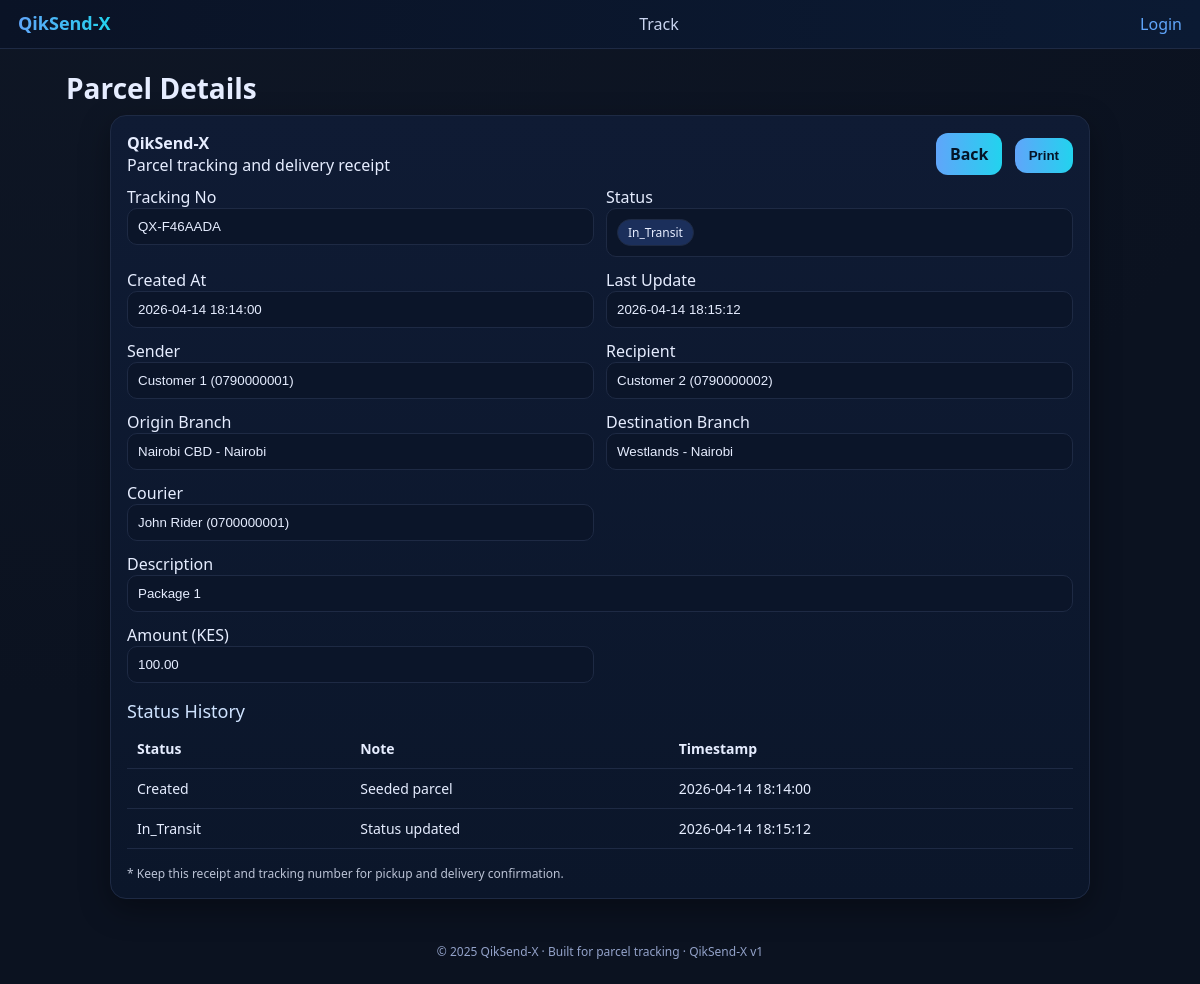
Before: /parcels/1 with the older database file.
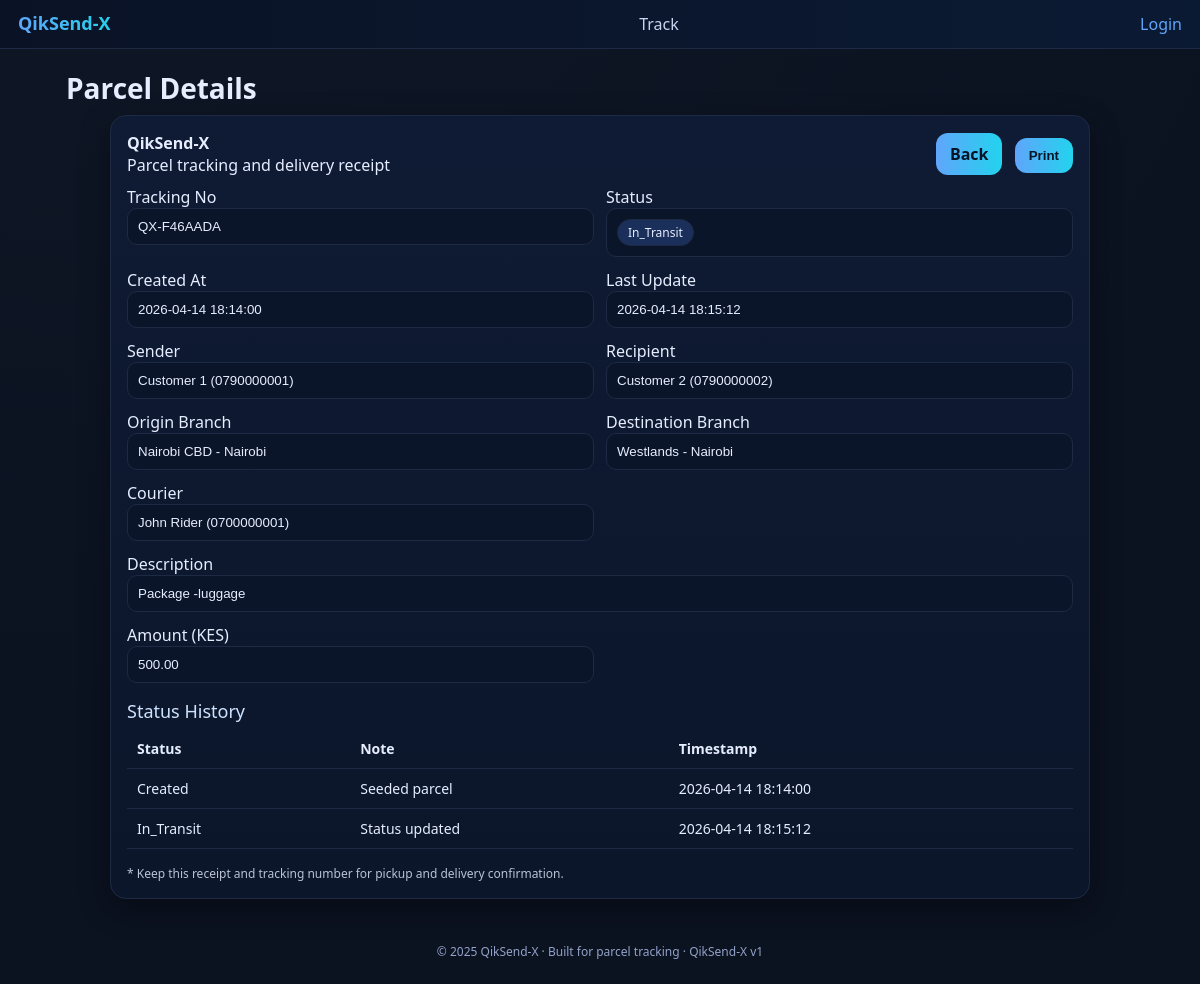
After: the same page with the newer database file.
### app.py (models this page shows)
class Parcel(db.Model):
    id = db.Column(db.Integer, primary_key=True)
    tracking_code = db.Column(db.String(50), unique=True, nullable=False)
    sender_id = db.Column(db.Integer, db.ForeignKey("customer.id"))
    recipient_id = db.Column(db.Integer, db.ForeignKey("customer.id"))
    origin_branch_id = db.Column(db.Integer, db.ForeignKey("branch.id"))
    destination_branch_id = db.Column(db.Integer, db.ForeignKey("branch.id"))
    courier_id = db.Column(db.Integer, db.ForeignKey("courier.id"), nullable=True)
    description = db.Column(db.String(255))
    amount = db.Column(db.Float, default=0)
    status = db.Column(db.String(20), default="Created")
    created_at = db.Column(db.DateTime, default=datetime.utcnow)

class Customer(db.Model):
    id = db.Column(db.Integer, primary_key=True)
    name = db.Column(db.String(100))
    phone = db.Column(db.String(20))
    created_at = db.Column(db.DateTime, default=datetime.utcnow)

class Branch(db.Model):
    id = db.Column(db.Integer, primary_key=True)
    name = db.Column(db.String(100))
    phone = db.Column(db.String(20))
    location = db.Column(db.String(150))
    created_at = db.Column(db.DateTime, default=datetime.utcnow)

class Courier(db.Model):
    id = db.Column(db.Integer, primary_key=True)
    name = db.Column(db.String(100))
    phone = db.Column(db.String(20))
    active = db.Column(db.Boolean, default=True)
    created_at = db.Column(db.DateTime, default=datetime.utcnow)

class ParcelStatusHistory(db.Model):
    id = db.Column(db.Integer, primary_key=True)
    parcel_id = db.Column(db.Integer, db.ForeignKey("parcel.id"))
    status = db.Column(db.String(20))
    note = db.Column(db.String(255), nullable=True)
    branch_id = db.Column(db.Integer, db.ForeignKey("branch.id"), nullable=True)
    timestamp = db.Column(db.DateTime, default=datetime.utcnow)

### app.py (the view)
@app.route("/parcels/<int:id>", methods=["GET"], endpoint="parcel_detail")
def parcel_detail(id):
    parcel = db.session.get(Parcel, id)
    if not parcel:
        return render_template("404.html"), 404
    payload = serialize_parcel(parcel)
    payload["history"] = serialize_parcel_history(parcel.id)
    return render_template("parcel_detail.html", p=payload)

### app.py (called while the page is built)
def format_datetime(value):
    if not value:
        return ""
    return value.strftime("%Y-%m-%d %H:%M:%S")

def latest_parcel_history(parcel_id):
    return (
        ParcelStatusHistory.query.filter_by(parcel_id=parcel_id)
        .order_by(ParcelStatusHistory.timestamp.desc())
        .first()
    )

def serialize_parcel_history(parcel_id):
    history = (
        ParcelStatusHistory.query.filter_by(parcel_id=parcel_id)
        .order_by(ParcelStatusHistory.timestamp.asc())
        .all()
    )
    return [
        {
            "status": item.status,
            "note": item.note,
            "timestamp": format_datetime(item.timestamp),
        }
        for item in history
    ]

@app.before_request
def validate_session():
    if request.endpoint in AUTH_EXEMPT_ENDPOINTS:
        return
    user_id = session.get("user_id")
    session_token = session.get("session_token")
    if not user_id or not session_token:
        return
    user = db.session.get(User, user_id)
    if not user or user.session_token != session_token:
        session.clear()
        return redirect(url_for("login"))

@app.after_request
def set_security_headers(response):
    response.headers["X-Frame-Options"] = "DENY"
    response.headers["X-Content-Type-Options"] = "nosniff"
    response.headers["X-XSS-Protection"] = "1; mode=block"
    response.headers["Strict-Transport-Security"] = "max-age=31536000; includeSubDomains"
    response.headers["Content-Security-Policy"] = "default-src 'self'; style-src 'self' 'unsafe-inline'; script-src 'self' 'unsafe-inline'"
    return response

@app.before_request
def protect_html_forms():
    if request.method in {"POST", "PUT", "PATCH", "DELETE"} and not request.is_json:
        csrf.protect()

### templates/parcel_detail.html (shortened to what this page needs)
{% extends "base.html" %}
{% block content %}
<h1 class="h1">Parcel Details</h1>
<div class="card" style="max-width:980px;margin:auto">
  <div style="display:flex;justify-content:space-between;align-items:center;margin-bottom:10px">
    <div>
      <div style="font-weight:600">QikSend-X</div>
      <div class="muted">Parcel tracking and delivery receipt</div>
    </div>
    <div class="no-print">
      <a class="btn" href="{{ url_for('parcels') }}" style="margin-right:8px">Back</a>
      <button class="btn" onclick="window.print()">Print</button>
    </div>
  </div>
  <div class="form-grid">
    <div>
      <label>Tracking No</label>
      <input class="input" value="{{ p['tracking_code'] }}" readonly>
    </div>
    <div>
      <label>Status</label>
      <div class="input" style="display:flex;align-items:center;gap:8px">
        <span class="badge {{ p['current_status']|replace(' ','_')|lower }}">{{ p['current_status'] }}</span>
      </div>
    </div>
    <div>
      <label>Created At</label>
      <input class="input" value="{{ p['created_at'] }}" readonly>
    </div>
    <div>
      <label>Last Update</label>
      <input class="input" value="{{ p['updated_at'] }}" readonly>
    </div>
    <div>
      <label>Sender</label>
      <input class="input" value="{{ p['sender_name'] }} ({{ p['sender_phone'] }})" readonly>
    </div>
    <div>
      <label>Recipient</label>
      <input class="input" value="{{ p['recipient_name'] }} ({{ p['recipient_phone'] }})" readonly>
    </div>
    <div>
      <label>Origin Branch</label>
      <input class="input" value="{{ p['origin_branch_name'] }} - {{ p['origin_branch_location'] }}" readonly>
    </div>
    <div>
      <label>Destination Branch</label>
      <input class="input" value="{{ p['destination_branch_name'] }} - {{ p['destination_branch_location'] }}" readonly>
    </div>
    <div>
      <label>Courier</label>
      <input class="input" value="{{ (p['courier_name'] ~ ' (' ~ p['courier_phone'] ~ ')') if p['courier_name'] else 'Unassigned' }}" readonly>
    </div>
    <div style="grid-column:1 / -1">
      <label>Description</label>
      <input class="input" value="{{ p['description'] or '' }}" readonly>
    </div>
    <div>
      <label>Amount (KES)</label>
      <input class="input" value="{{ '%.2f'|format(p['amount'] or 0) }}" readonly>
    </div>
  </div>
  {% if p['history'] %}
  <div style="margin-top:16px">
    <div class="h2">Status History</div>
    <table class="table">
      <thead>
        <tr>
          <th>Status</th>
          <th>Note</th>
          <th>Timestamp</th>
        </tr>
      </thead>
      <tbody>
        {% for item in p['history'] %}
        <tr>
          <td>{{ item['status'] }}</td>
          <td>{{ item['note'] or '' }}</td>
          <td>{{ item['timestamp'] }}</td>
        </tr>
        {% endfor %}
      </tbody>
    </table>
  </div>
  {% endif %}
  <div style="margin-top:16px;font-size:12px;opacity:.8">
    * Keep this receipt and tracking number for pickup and delivery confirmation.
  </div>
</div>
{% endblock %}

### templates/base.html (shortened to what this page needs)
<!doctype html>
<html lang="en">
<head>
  <link rel="stylesheet" href="{{ url_for('static', filename='style.css') }}">
</head>
<body>
  <header class="navbar">
    <div style="display:flex;align-items:center;gap:10px">
      <img src="{{ url_for('static', filename='brand.svg') }}" alt="QikSend-X" height="24">
    </div>
    <nav class="menu">
      {% if session.get('user_id') %}
        <a href="{{ url_for('dashboard') }}" class="{% if request.path=='/' %}active{% endif %}">Dashboard</a>
        <a href="{{ url_for('parcels') }}" class="{% if request.path.startswith('/parcels') and request.path!='/parcels/new' %}active{% endif %}">Parcels</a>
        <a href="{{ url_for('new_parcel') }}" class="{% if request.path=='/parcels/new' %}active{% endif %}">New Parcel</a>
        <a href="{{ url_for('track') }}" class="{% if request.path.startswith('/track') %}active{% endif %}">Track</a>
        <a href="{{ url_for('couriers') }}" class="{% if request.path.startswith('/couriers') %}active{% endif %}">Couriers</a>
        <a href="{{ url_for('branches') }}" class="{% if request.path.startswith('/branches') %}active{% endif %}">Branches</a>
        <a href="{{ url_for('customers') }}" class="{% if request.path.startswith('/customers') %}active{% endif %}">Customers</a>
        <a href="{{ url_for('reports') }}" class="{% if request.path.startswith('/reports') %}active{% endif %}">Reports</a>
      {% else %}
        <a href="{{ url_for('track') }}" class="{% if request.path.startswith('/track') %}active{% endif %}">Track</a>
      {% endif %}
    </nav>
    <div>
      {% if session.get('user_id') %}
        <a href="{{ url_for('logout') }}" class="no-print">Logout</a>
      {% else %}
        <a href="{{ url_for('login') }}" class="no-print">Login</a>
      {% endif %}
    </div>
  </header>
  <main class="container">
    {% block content %}{% endblock %}
  </main>
  <div class="footer no-print">© 2025 QikSend-X · Built for parcel tracking · <span class="muted">QikSend-X v1</span></div>
</body>
</html>

### static/style.css (style rules this page uses)
:root { --bg:#0b1220;--panel:#0f1b34;--line:#1e2a44;--text:#e6edff;--brand:#60a5fa;--brand2:#22d3ee }
* { box-sizing:border-box }
body { margin:0;background:radial-gradient(1200px 800px at 10% -10%, #1e293b33, transparent),var(--bg);color:var(--text);font-family:system-ui,-apple-system,Segoe UI,Roboto,Arial }
a { color:var(--brand);text-decoration:none }
.navbar { position:sticky;top:0;z-index:10;background:linear-gradient(90deg,#0a1326,#0b1a33);border-bottom:1px solid var(--line);display:flex;align-items:center;justify-content:space-between;padding:12px 18px }
.menu a { margin:0 12px;color:#c9d4ef }
.container { max-width:1100px;margin:20px auto;padding:0 16px }
.card { background:linear-gradient(180deg,#0f1b34,#0b162a);border:1px solid var(--line);border-radius:16px;padding:16px;box-shadow:0 10px 30px rgba(0,0,0,.35) }
.h1 { font-size:28px;margin:10px 0 8px }
.h2 { font-size:18px;color:#cfe3ff;margin:0 0 6px 0 }
.table { width:100%;border-collapse:collapse }
.table th,.table td { padding:10px;border-bottom:1px solid var(--line);font-size:14px;text-align:left }
.badge { padding:4px 10px;border-radius:999px;font-size:12px;border:1px solid var(--line);background:#112041 }
.badge.in_transit { background:#1b2f5b }
.form-grid { display:grid;grid-template-columns:1fr 1fr;gap:12px }
.input,select,textarea { width:100%;padding:10px;border-radius:10px;border:1px solid var(--line);background:#0b1529;color:var(--text) }
.btn { display:inline-block;padding:10px 14px;border-radius:12px;border:0;cursor:pointer;font-weight:700;color:#051427;background:linear-gradient(90deg,var(--brand),var(--brand2)) }
.footer { color:#93a2c9;font-size:12px;text-align:center;padding:24px }

Changed rows visible on the page:
changed Parcel "In_Transit": description "Package 1" → "Package -luggage"; amount "100.00" → "500.00"
